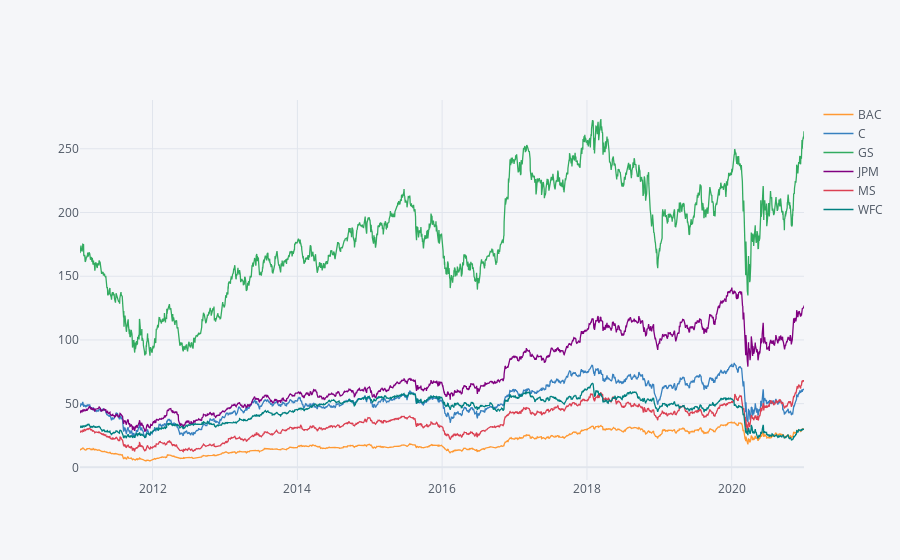

Notebook code for this chart:
### Code cell
bank_stocks.xs(key='Close',axis=1,level='Stock Info').iplot()

### Figure 1 — Plotly figure (JSON) as saved in the notebook; plotly's stock layout.template omitted (floating-point values rounded to 4 significant figures; data arrays with more than 128 entries replaced by an {"elided": "..."} marker saying what was removed)
{"data": [{"line": {"color": "rgba(255, 153, 51, 1.0)", "dash": "solid", "shape": "linear", "width": 1.3}, "mode": "lines", "name": "BAC", "text": "", "type": "scatter", "x": {"elided": "2518 str values"}, "y": {"elided": "2518 float values"}}, {"line": {"color": "rgba(55, 128, 191, 1.0)", "dash": "solid", "shape": "linear", "width": 1.3}, "mode": "lines", "name": "C", "text": "", "type": "scatter", "x": {"elided": "2518 str values"}, "y": {"elided": "2518 float values"}}, {"line": {"color": "rgba(50, 171, 96, 1.0)", "dash": "solid", "shape": "linear", "width": 1.3}, "mode": "lines", "name": "GS", "text": "", "type": "scatter", "x": {"elided": "2518 str values"}, "y": {"elided": "2518 float values"}}, {"line": {"color": "rgba(128, 0, 128, 1.0)", "dash": "solid", "shape": "linear", "width": 1.3}, "mode": "lines", "name": "JPM", "text": "", "type": "scatter", "x": {"elided": "2518 str values"}, "y": {"elided": "2518 float values"}}, {"line": {"color": "rgba(219, 64, 82, 1.0)", "dash": "solid", "shape": "linear", "width": 1.3}, "mode": "lines", "name": "MS", "text": "", "type": "scatter", "x": {"elided": "2518 str values"}, "y": {"elided": "2518 float values"}}, {"line": {"color": "rgba(0, 128, 128, 1.0)", "dash": "solid", "shape": "linear", "width": 1.3}, "mode": "lines", "name": "WFC", "text": "", "type": "scatter", "x": {"elided": "2518 str values"}, "y": {"elided": "2518 float values"}}], "layout": {"legend": {"bgcolor": "#F5F6F9", "font": {"color": "#4D5663"}}, "paper_bgcolor": "#F5F6F9", "plot_bgcolor": "#F5F6F9", "title": {"font": {"color": "#4D5663"}}, "xaxis": {"gridcolor": "#E1E5ED", "showgrid": true, "tickfont": {"color": "#4D5663"}, "title": {"font": {"color": "#4D5663"}, "text": ""}, "zerolinecolor": "#E1E5ED"}, "yaxis": {"gridcolor": "#E1E5ED", "showgrid": true, "tickfont": {"color": "#4D5663"}, "title": {"font": {"color": "#4D5663"}, "text": ""}, "zerolinecolor": "#E1E5ED"}}}
